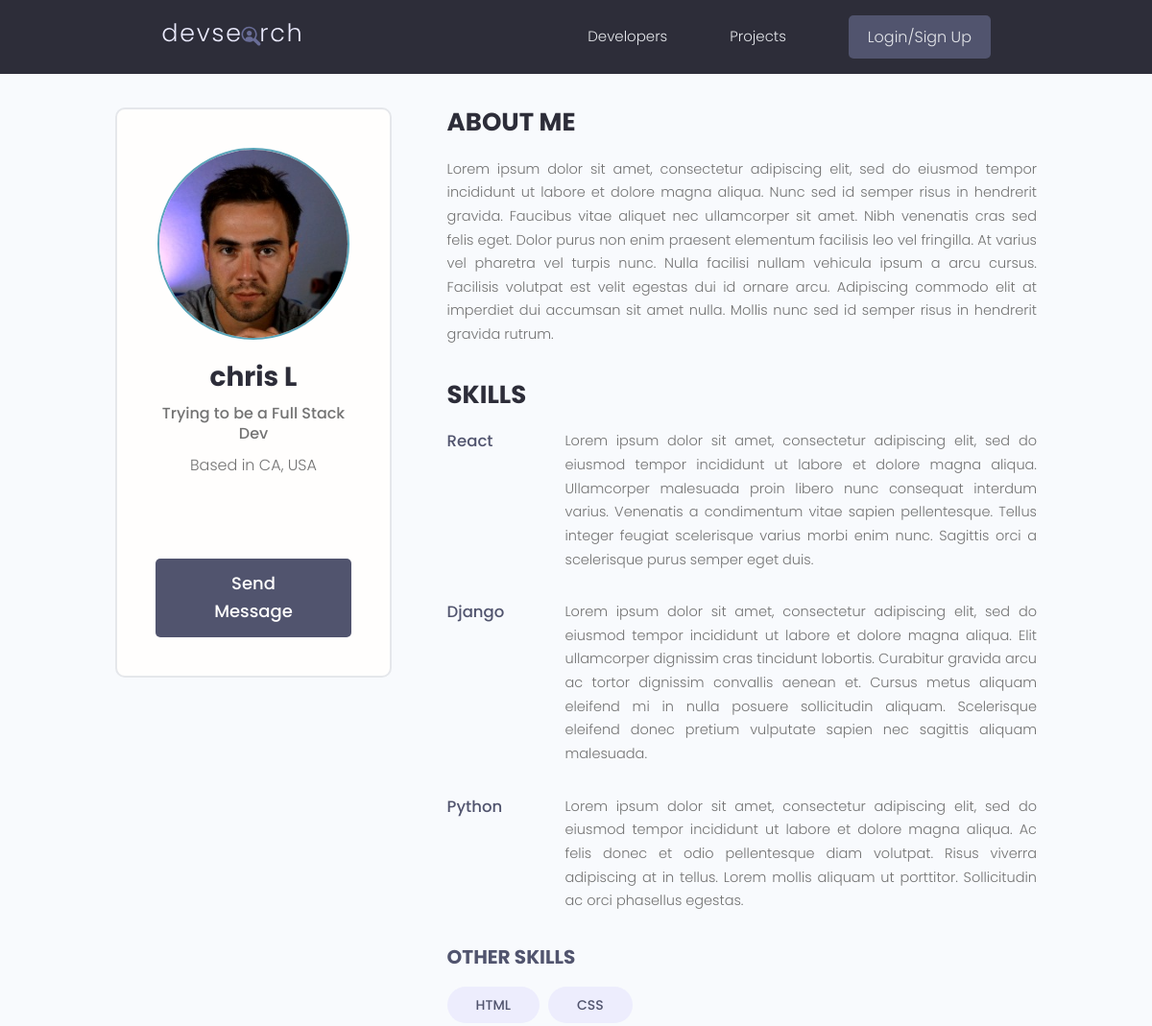
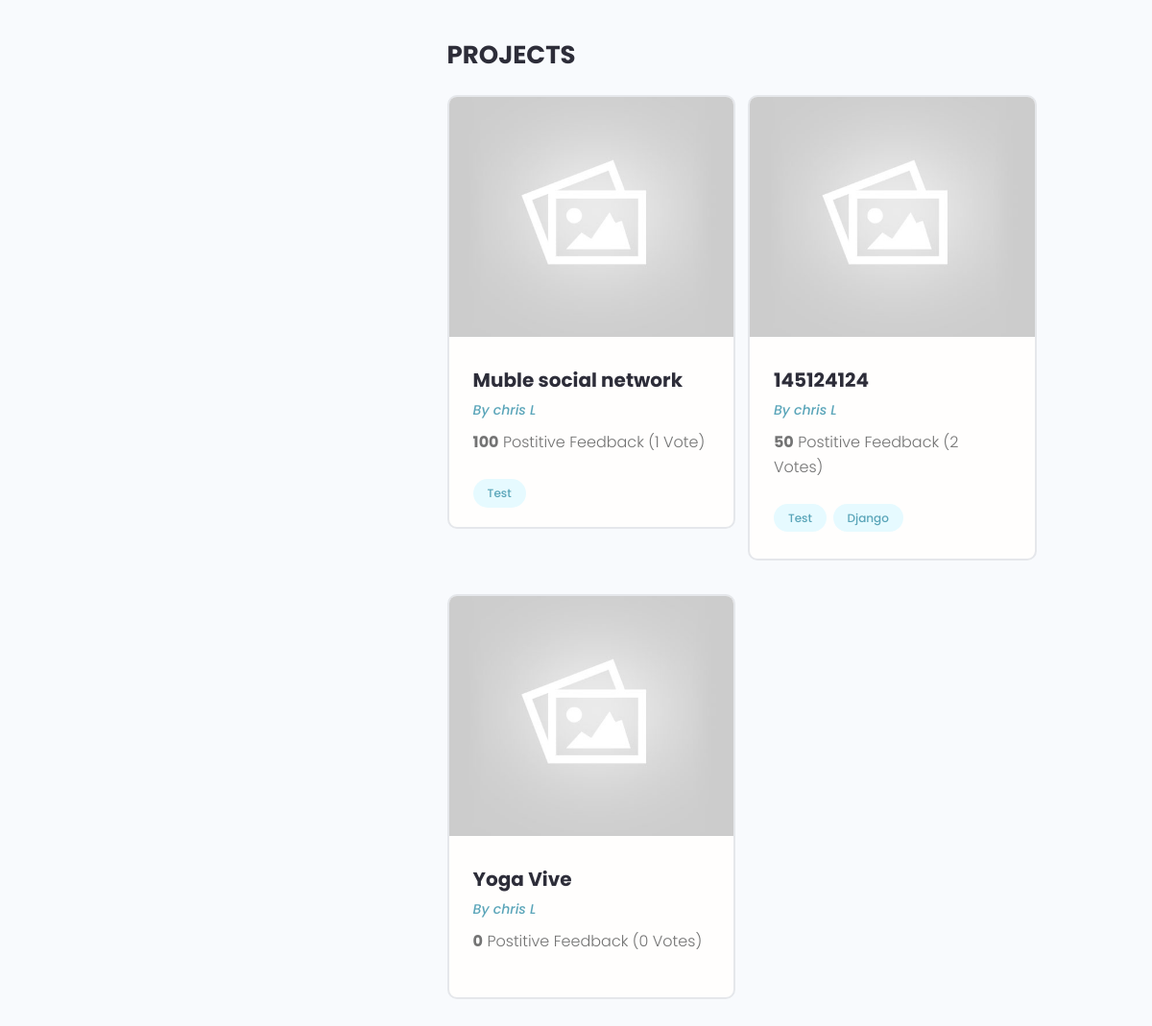
Before: /profile/8e943648-6d66-49c0-85fc-4023019cac4d/ with the older database file (2 pictures, top to bottom).
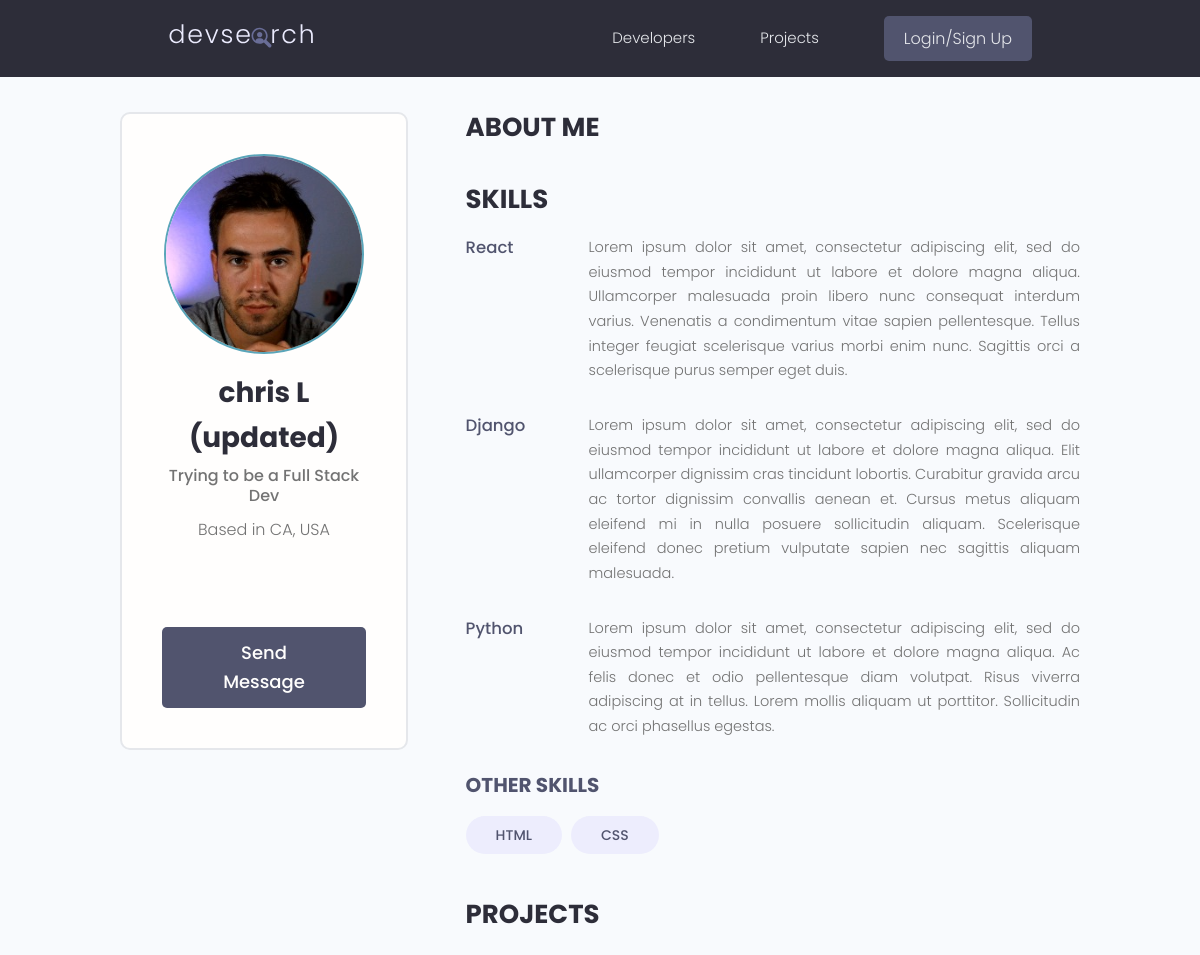
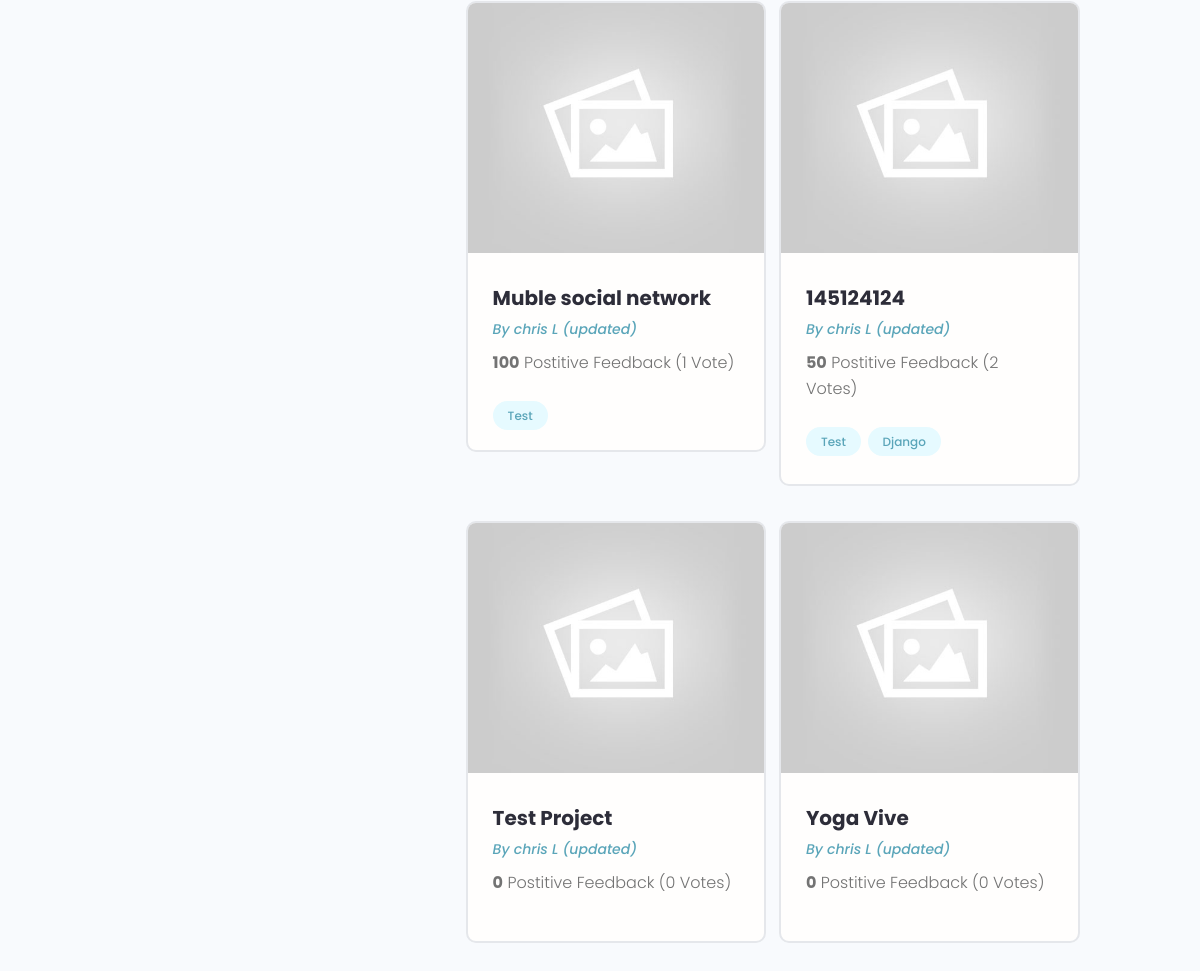
After: the same page with the newer database file (2 pictures, top to bottom).
### users/models.py (models this page shows, shortened)
class Profile(models.Model):
    user = models.OneToOneField(User, on_delete=models.CASCADE, null=True, blank=True)
    name = models.CharField(max_length=200, blank=True, null=True)
    email = models.CharField(max_length=500, blank=True, null=True)
    username = models.CharField(max_length=200, blank=True, null=True)
    location = models.CharField(max_length=200, blank=True, null=True)
    short_intro = models.CharField(max_length=200, blank=True, null=True)
    bio = models.TextField(blank=True, null=True)
    profile_image = models.ImageField(null=True, blank=True,upload_to='profiles/', default="profiles/user-default.png")
    social_github = models.CharField(max_length=200, blank=True, null=True)
    social_twitter = models.CharField(max_length=200, blank=True, null=True)
    social_linkedin = models.CharField(max_length=200, blank=True, null=True)
    social_youtube = models.CharField(max_length=200, blank=True, null=True)
    created = models.DateTimeField(auto_now_add=True)
    id = models.UUIDField(default=uuid.uuid4, unique=True, primary_key=True, editable=False)
    class Meta:
        ordering = ['-created']
    @property
    def imageURL(self):
        try:
            url = self.profile_image.url
        except:
            url = ''
        return url

class Skill(models.Model):
    owner = models.ForeignKey(Profile, on_delete=models.CASCADE, blank=True, null=True)
    name = models.CharField(max_length=200, blank=True, null=True)
    description = models.TextField(blank=True, null=True)
    created = models.DateTimeField(auto_now_add=True)
    id = models.UUIDField(default=uuid.uuid4, unique=True, primary_key=True, editable=False)
    def __str__(self):
        return str(self.name)

### projects/models.py (models this page shows, shortened)
class Project(models.Model):
    owner = models.ForeignKey(Profile, null=True, blank=True, on_delete=models.CASCADE)
    title = models.CharField(max_length=200)
    description = models.TextField(null=True, blank=True)
    featured_image = models.ImageField(null=True, blank=True, default="default.jpg")
    demo_link = models.CharField(max_length=2000, null=True, blank=True)
    source_link = models.CharField(max_length=2000, null=True, blank=True)
    tags = models.ManyToManyField('Tag', blank=True)
    vote_total = models.IntegerField(default=0, null=True, blank=True)
    vote_ratio = models.IntegerField(default=0, null=True, blank=True)
    created = models.DateTimeField(auto_now_add=True)
    id = models.UUIDField(default=uuid.uuid4, unique=True, primary_key=True, editable=False)
    class Meta:
        ordering = ['-vote_ratio', '-vote_total', '-created']
    @property
    def imageURL(self):
        try:
            url = self.featured_image.url
        except:
            url = ''
        return url

class Tag(models.Model):
    name = models.CharField(max_length=200)
    created = models.DateTimeField(auto_now_add=True)
    id = models.UUIDField(default=uuid.uuid4, unique=True, primary_key=True, editable=False)
    def __str__(self):
        return self.name

### users/views.py (the view)
# urls.py: path('profile/<str:pk>/', views.userProfile, name="user-profile"),
def userProfile(request, pk):
    profile = Profile.objects.get(id=pk)
    topSkills = profile.skill_set.exclude(description__exact="")
    otherSkills = profile.skill_set.filter(description="")
    context = {'profile': profile, 'topSkills': topSkills, 'otherSkills': otherSkills}
    return render(request, 'users/user-profile.html', context)

### users/templates/users/user-profile.html (shortened to what the changed rows need)
{% extends 'main.html' %}
{% block content %}
    <main class="profile my-md">
        <div class="container">
            <div class="layout">
                <div class="column column--1of3">
                    <div class="card text-center">
                        <div class="card__body dev">
                            <img class="avatar avatar--xl" src="{{ profile.imageURL }}" />
                            <h2 class="dev__name">{{ profile.name }}</h2>
                            <p class="dev__title">{{ profile.short_intro }}</p>
                            <p class="dev__location">Based in {{ profile.location }}</p>
                            <ul class="dev__social">
                            </ul>
                            {% if request.user.profile.id != profile.id %}
                                <a href="{% url 'create-message' profile.id %}"
                                   class="btn btn--sub btn--lg">Send Message</a>
                            {% endif %}
                        </div>
                    </div>
                </div>
                <div class="column column--2of3">
                    <div class="devInfo">
                        <h3 class="devInfo__title">About Me</h3>
                        <p class="devInfo__about">{{ profile.bio }}</p>
                    </div>
                    <div class="devInfo">
                        <div class="devInfo__skills">
                            {% for skill in topSkills %}
                                <div class="devSkill">
                                    <h4 class="devSkill__title">{{ skill.name }}</h4>
                                    <p class="devSkill__info">{{ skill.description }}</p>
                                </div>
                            {% endfor %}
                            <div class="devInfo__otherSkills">
                                {% for skill in otherSkills %}
                                    <span class="tag tag--pill tag--sub tag--lg">
                                        <small>{{ skill }}</small>
                                    </span>
                                {% endfor %}
                            </div>
                        </div>
                    </div>
                    <div class="devInfo">
                        <div class="grid grid--two">
                            {% for project in profile.project_set.all %}
                                <div class="column">
                                    <div class="card project">
                                        <a href="{% url 'project' project.id %}" class="project">
                                            <img class="project__thumbnail"
                                                 src="{{ project.imageURL }}"
                                                 alt="project thumbnail"/>
                                            <div class="card__body">
                                                <h3 class="project__title">{{ project.title }}</h3>
                                                <p>
                                                    <a class="project__author"
                                                       href="{% url 'user-profile' project.owner.id %}">By {{ project.owner.name }}</a>
                                                </p>
                                                <p class="project--rating">
                                                    <span style="font-weight: bold">{{ project.vote_ratio }}</span>
                                                    Postitive Feedback ({{ project.vote_total }}
                                                    Vote{{ project.vote_total|pluralize:"s" }})
                                                </p>
                                                <div class="project__tags">
                                                    {% for tag in project.tags.all %}
                                                        <span class="tag tag--pill tag--main">
                                                            <small>{{ tag }}</small>
                                                        </span>
                                                    {% endfor %}
                                                </div>
                                            </div>
                                        </a>
                                    </div>
                                </div>
                            {% endfor %}
                        </div>
                    </div>
                </div>
            </div>
        </div>
    </main>
{% endblock content %}

Changed rows visible on the page:
changed Profile "Trying to be a Full Stack Dev": name "chris L" → "chris L (updated)"; bio "Lorem ipsum dolor sit amet, consectetur adipiscing elit, sed do eiusmod tempor incididunt ut labore et dolore magna aliqua. Nunc sed id semper risus in hendrerit gravida. Faucibus vitae aliquet nec ullamcorper sit amet. Nibh venenatis cras sed felis eget. Dolor purus non enim praesent elementum facilisis leo vel fringilla. At varius vel pharetra vel turpis nunc. Nulla facilisi nullam vehicula ipsum a arcu cursus. Facilisis volutpat est velit egestas dui id ornare arcu. Adipiscing commodo elit at imperdiet dui accumsan sit amet nulla. Mollis nunc sed id semper risus in hendrerit gravida rutrum." → (not shown)
changed through a linked row, Project "Muble social network": owner.name "chris L" → "chris L (updated)"
changed through a linked row, Project (number 2 of 4 on the later page): owner.name "chris L" → "chris L (updated)"
added Project: imageURL (placeholder picture), title "Test Project", owner.name "chris L (updated)", vote_ratio "0", vote_total "0"
changed through a linked row, Project "Yoga Vive": owner.name "chris L" → "chris L (updated)"
